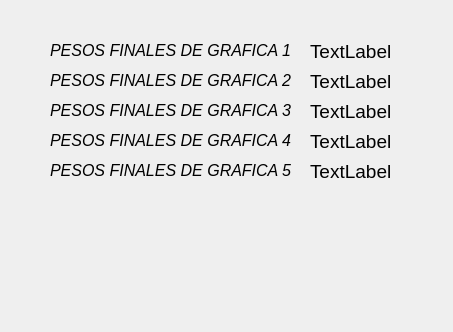
<?xml version="1.0" encoding="UTF-8"?>
<ui version="4.0">
 <class>Form</class>
 <widget class="QWidget" name="Form">
  <property name="geometry">
   <rect>
    <x>0</x>
    <y>0</y>
    <width>453</width>
    <height>332</height>
   </rect>
  </property>
  <property name="windowTitle">
   <string>Pesos Finales</string>
  </property>
  <widget class="QLabel" name="label">
   <property name="geometry">
    <rect>
     <x>50</x>
     <y>40</y>
     <width>241</width>
     <height>21</height>
    </rect>
   </property>
   <property name="text">
    <string>&lt;html&gt;&lt;head/&gt;&lt;body&gt;&lt;p&gt;&lt;span style=&quot; font-size:12pt; font-style:italic;&quot;&gt;PESOS FINALES DE GRAFICA 1:&lt;/span&gt;&lt;/p&gt;&lt;/body&gt;&lt;/html&gt;</string>
   </property>
  </widget>
  <widget class="QLabel" name="label_2">
   <property name="geometry">
    <rect>
     <x>50</x>
     <y>70</y>
     <width>241</width>
     <height>21</height>
    </rect>
   </property>
   <property name="text">
    <string>&lt;html&gt;&lt;head/&gt;&lt;body&gt;&lt;p&gt;&lt;span style=&quot; font-size:12pt; font-style:italic;&quot;&gt;PESOS FINALES DE GRAFICA 2:&lt;/span&gt;&lt;/p&gt;&lt;/body&gt;&lt;/html&gt;</string>
   </property>
  </widget>
  <widget class="QLabel" name="label_3">
   <property name="geometry">
    <rect>
     <x>50</x>
     <y>100</y>
     <width>241</width>
     <height>21</height>
    </rect>
   </property>
   <property name="text">
    <string>&lt;html&gt;&lt;head/&gt;&lt;body&gt;&lt;p&gt;&lt;span style=&quot; font-size:12pt; font-style:italic;&quot;&gt;PESOS FINALES DE GRAFICA 3:&lt;/span&gt;&lt;/p&gt;&lt;/body&gt;&lt;/html&gt;</string>
   </property>
  </widget>
  <widget class="QLabel" name="label_4">
   <property name="geometry">
    <rect>
     <x>50</x>
     <y>130</y>
     <width>241</width>
     <height>21</height>
    </rect>
   </property>
   <property name="text">
    <string>&lt;html&gt;&lt;head/&gt;&lt;body&gt;&lt;p&gt;&lt;span style=&quot; font-size:12pt; font-style:italic;&quot;&gt;PESOS FINALES DE GRAFICA 4:&lt;/span&gt;&lt;/p&gt;&lt;/body&gt;&lt;/html&gt;</string>
   </property>
  </widget>
  <widget class="QLabel" name="labelPeso">
   <property name="geometry">
    <rect>
     <x>310</x>
     <y>40</y>
     <width>81</width>
     <height>21</height>
    </rect>
   </property>
   <property name="text">
    <string>&lt;html&gt;&lt;head/&gt;&lt;body&gt;&lt;p&gt;&lt;span style=&quot; font-size:14pt;&quot;&gt;TextLabel&lt;/span&gt;&lt;/p&gt;&lt;/body&gt;&lt;/html&gt;</string>
   </property>
  </widget>
  <widget class="QLabel" name="labelPeso2">
   <property name="geometry">
    <rect>
     <x>310</x>
     <y>70</y>
     <width>81</width>
     <height>21</height>
    </rect>
   </property>
   <property name="text">
    <string>&lt;html&gt;&lt;head/&gt;&lt;body&gt;&lt;p&gt;&lt;span style=&quot; font-size:14pt;&quot;&gt;TextLabel&lt;/span&gt;&lt;/p&gt;&lt;/body&gt;&lt;/html&gt;</string>
   </property>
  </widget>
  <widget class="QLabel" name="labelPeso3">
   <property name="geometry">
    <rect>
     <x>310</x>
     <y>100</y>
     <width>81</width>
     <height>21</height>
    </rect>
   </property>
   <property name="text">
    <string>&lt;html&gt;&lt;head/&gt;&lt;body&gt;&lt;p&gt;&lt;span style=&quot; font-size:14pt;&quot;&gt;TextLabel&lt;/span&gt;&lt;/p&gt;&lt;/body&gt;&lt;/html&gt;</string>
   </property>
  </widget>
  <widget class="QLabel" name="labelPeso3_2">
   <property name="geometry">
    <rect>
     <x>310</x>
     <y>130</y>
     <width>81</width>
     <height>21</height>
    </rect>
   </property>
   <property name="text">
    <string>&lt;html&gt;&lt;head/&gt;&lt;body&gt;&lt;p&gt;&lt;span style=&quot; font-size:14pt;&quot;&gt;TextLabel&lt;/span&gt;&lt;/p&gt;&lt;/body&gt;&lt;/html&gt;</string>
   </property>
  </widget>
  <widget class="QLabel" name="label_9">
   <property name="geometry">
    <rect>
     <x>50</x>
     <y>160</y>
     <width>241</width>
     <height>21</height>
    </rect>
   </property>
   <property name="text">
    <string>&lt;html&gt;&lt;head/&gt;&lt;body&gt;&lt;p&gt;&lt;span style=&quot; font-size:12pt; font-style:italic;&quot;&gt;PESOS FINALES DE GRAFICA 5:&lt;/span&gt;&lt;/p&gt;&lt;/body&gt;&lt;/html&gt;</string>
   </property>
  </widget>
  <widget class="QLabel" name="labelPeso4">
   <property name="geometry">
    <rect>
     <x>310</x>
     <y>160</y>
     <width>81</width>
     <height>21</height>
    </rect>
   </property>
   <property name="text">
    <string>&lt;html&gt;&lt;head/&gt;&lt;body&gt;&lt;p&gt;&lt;span style=&quot; font-size:14pt;&quot;&gt;TextLabel&lt;/span&gt;&lt;/p&gt;&lt;/body&gt;&lt;/html&gt;</string>
   </property>
  </widget>
 </widget>
 <resources/>
 <connections/>
</ui>
